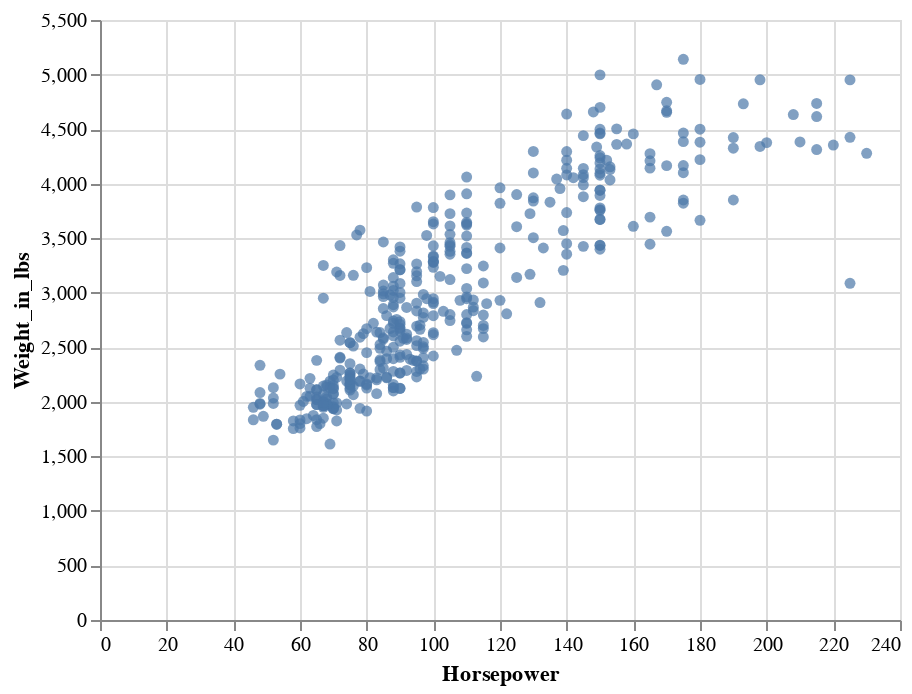

Source (notebook cell):
### Code cell
alt.Chart(df).mark_circle().encode(
    x="Horsepower",
    y="Weight_in_lbs"
)

### Figure 1 — Vega-Lite specification as saved in the notebook (floating-point values rounded to 4 significant figures; data arrays with more than 128 entries replaced by an {"elided": "..."} marker saying what was removed)
{"config": {"view": {"continuousWidth": 400, "continuousHeight": 300}}, "data": {"name": "data-8e25068d8b9a578f41a59c91e539d690"}, "mark": "circle", "encoding": {"x": {"type": "quantitative", "field": "Horsepower"}, "y": {"type": "quantitative", "field": "Weight_in_lbs"}}, "$schema": "https://vega.github.io/schema/vega-lite/v4.8.1.json", "datasets": {"data-8e25068d8b9a578f41a59c91e539d690": {"elided": "406 records"}}}
